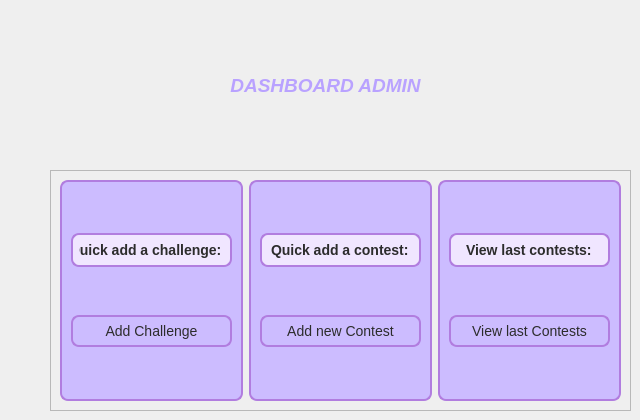
            <widget class="QWidget" name="DashboardAdmin">
             <widget class="QLabel" name="label_Dash">
              <property name="geometry">
               <rect>
                <x>200</x>
                <y>70</y>
                <width>251</width>
                <height>31</height>
               </rect>
              </property>
              <property name="font">
               <font>
                <pointsize>14</pointsize>
                <italic>true</italic>
                <bold>true</bold>
               </font>
              </property>
              <property name="styleSheet">
               <string notr="true">QLabel {
    color: rgb(185, 162, 255);  
    border-radius: 4px;
    padding: 4px 8px;
}</string>
              </property>
              <property name="text">
               <string>DASHBOARD ADMIN</string>
              </property>
              <property name="alignment">
               <set>Qt::AlignmentFlag::AlignCenter</set>
              </property>
             </widget>
             <widget class="QFrame" name="frame_20">
              <property name="geometry">
               <rect>
                <x>50</x>
                <y>170</y>
                <width>581</width>
                <height>241</height>
               </rect>
              </property>
              <property name="frameShape">
               <enum>QFrame::Shape::StyledPanel</enum>
              </property>
              <property name="frameShadow">
               <enum>QFrame::Shadow::Raised</enum>
              </property>
              <layout class="QHBoxLayout" name="horizontalLayout_2">
               <item>
                <widget class="QFrame" name="frame_7">
                 <property name="styleSheet">
                  <string notr="true">QFrame {
    background-color: rgb(204, 188, 255);
    border-radius: 8px;
    border: 2px solid #b17ddf;
}</string>
                 </property>
                 <property name="frameShape">
                  <enum>QFrame::Shape::StyledPanel</enum>
                 </property>
                 <property name="frameShadow">
                  <enum>QFrame::Shadow::Raised</enum>
                 </property>
                 <layout class="QVBoxLayout" name="verticalLayout_3">
                  <item>
                   <widget class="QLineEdit" name="lineEditAddCh2">
                    <property name="font">
                     <font>
                      <pointsize>-1</pointsize>
                      <bold>true</bold>
                     </font>
                    </property>
                    <property name="styleSheet">
                     <string notr="true">QLineEdit {
    background-color: rgb(240, 230, 255);        /* un mov pal, deschis */
    border: 2px solid #b17ddf;                   /* mov intens, ca la QFrame */
    border-radius: 8px;
    padding: 6px;
    color: #2c2c2c;                              /* text închis, lizibil */
    font-size: 14px;
}

QLineEdit:focus {
    border: 2px solid #8f44d4;                   /* evidențiere la focus */
    background-color: rgb(255, 245, 255);
}</string>
                    </property>
                    <property name="text">
                     <string>Quick add a challenge:</string>
                    </property>
                    <property name="alignment">
                     <set>Qt::AlignmentFlag::AlignCenter</set>
                    </property>
                    <property name="readOnly">
                     <bool>true</bool>
                    </property>
                   </widget>
                  </item>
                  <item>
                   <widget class="QPushButton" name="pushButtonAddCh">
                    <property name="styleSheet">
                     <string notr="true">QPushButton {
    background-color: rgb(204, 188, 255);      /* pastel mov deschis */
    border: 2px solid #b17ddf;                 /* mov intens */
    border-radius: 8px;
    padding: 6px 12px;
    color: #2c2c2c;                            /* text închis, lizibil */
    font-size: 14px;
}

QPushButton:hover {
    background-color: rgb(224, 208, 255);      /* mai luminos la hover */
    border: 2px solid #8f44d4;                 /* accent mai puternic */
}

QPushButton:pressed {
    background-color: rgb(190, 170, 240);      /* ușor mai închis la click */
    border: 2px solid #7a2ec8;
}</string>
                    </property>
                    <property name="text">
                     <string>Add Challenge</string>
                    </property>
                   </widget>
                  </item>
                 </layout>
                </widget>
               </item>
               <item>
                <widget class="QFrame" name="frame_8">
                 <property name="styleSheet">
                  <string notr="true">QFrame {
    background-color: rgb(204, 188, 255);
    border-radius: 8px;
    border: 2px solid #b17ddf;
}</string>
                 </property>
                 <property name="frameShape">
                  <enum>QFrame::Shape::StyledPanel</enum>
                 </property>
                 <property name="frameShadow">
                  <enum>QFrame::Shadow::Raised</enum>
                 </property>
                 <layout class="QVBoxLayout" name="verticalLayout_4">
                  <item>
                   <widget class="QLineEdit" name="lineEditQuickAddC">
                    <property name="font">
                     <font>
                      <pointsize>-1</pointsize>
                      <bold>true</bold>
                     </font>
                    </property>
                    <property name="styleSheet">
                     <string notr="true">QLineEdit {
    background-color: rgb(240, 230, 255);        /* un mov pal, deschis */
    border: 2px solid #b17ddf;                   /* mov intens, ca la QFrame */
    border-radius: 8px;
    padding: 6px;
    color: #2c2c2c;                              /* text închis, lizibil */
    font-size: 14px;
}

QLineEdit:focus {
    border: 2px solid #8f44d4;                   /* evidențiere la focus */
    background-color: rgb(255, 245, 255);
}</string>
                    </property>
                    <property name="text">
                     <string>Quick add a contest:</string>
                    </property>
                    <property name="alignment">
                     <set>Qt::AlignmentFlag::AlignCenter</set>
                    </property>
                    <property name="readOnly">
                     <bool>true</bool>
                    </property>
                   </widget>
                  </item>
                  <item>
                   <widget class="QPushButton" name="pushButtonQuickAddC">
                    <property name="styleSheet">
                     <string notr="true">QPushButton {
    background-color: rgb(204, 188, 255);      /* pastel mov deschis */
    border: 2px solid #b17ddf;                 /* mov intens */
    border-radius: 8px;
    padding: 6px 12px;
    color: #2c2c2c;                            /* text închis, lizibil */
    font-size: 14px;
}

QPushButton:hover {
    background-color: rgb(224, 208, 255);      /* mai luminos la hover */
    border: 2px solid #8f44d4;                 /* accent mai puternic */
}

QPushButton:pressed {
    background-color: rgb(190, 170, 240);      /* ușor mai închis la click */
    border: 2px solid #7a2ec8;
}</string>
                    </property>
                    <property name="text">
                     <string>Add new Contest</string>
                    </property>
                   </widget>
                  </item>
                 </layout>
                </widget>
               </item>
               <item>
                <widget class="QFrame" name="frame_9">
                 <property name="styleSheet">
                  <string notr="true">QFrame {
    background-color: rgb(204, 188, 255);
    border-radius: 8px;
    border: 2px solid #b17ddf;
}</string>
                 </property>
                 <property name="frameShape">
                  <enum>QFrame::Shape::StyledPanel</enum>
                 </property>
                 <property name="frameShadow">
                  <enum>QFrame::Shadow::Raised</enum>
                 </property>
                 <layout class="QVBoxLayout" name="verticalLayout_5">
                  <item>
                   <widget class="QLineEdit" name="lineEditViewLastC">
                    <property name="font">
                     <font>
                      <pointsize>-1</pointsize>
                      <bold>true</bold>
                     </font>
                    </property>
                    <property name="styleSheet">
                     <string notr="true">QLineEdit {
    background-color: rgb(240, 230, 255);        /* un mov pal, deschis */
    border: 2px solid #b17ddf;                   /* mov intens, ca la QFrame */
    border-radius: 8px;
    padding: 6px;
    color: #2c2c2c;                              /* text închis, lizibil */
    font-size: 14px;
}

QLineEdit:focus {
    border: 2px solid #8f44d4;                   /* evidențiere la focus */
    background-color: rgb(255, 245, 255);
}</string>
                    </property>
                    <property name="text">
                     <string>View last contests:</string>
                    </property>
                    <property name="alignment">
                     <set>Qt::AlignmentFlag::AlignCenter</set>
                    </property>
                    <property name="readOnly">
                     <bool>true</bool>
                    </property>
                   </widget>
                  </item>
                  <item>
                   <widget class="QPushButton" name="pushButtonViewLC">
                    <property name="styleSheet">
                     <string notr="true">QPushButton {
    background-color: rgb(204, 188, 255);      /* pastel mov deschis */
    border: 2px solid #b17ddf;                 /* mov intens */
    border-radius: 8px;
    padding: 6px 12px;
    color: #2c2c2c;                            /* text închis, lizibil */
    font-size: 14px;
}

QPushButton:hover {
    background-color: rgb(224, 208, 255);      /* mai luminos la hover */
    border: 2px solid #8f44d4;                 /* accent mai puternic */
}

QPushButton:pressed {
    background-color: rgb(190, 170, 240);      /* ușor mai închis la click */
    border: 2px solid #7a2ec8;
}</string>
                    </property>
                    <property name="text">
                     <string>View last Contests</string>
                    </property>
                   </widget>
                  </item>
                 </layout>
                </widget>
               </item>
              </layout>
             </widget>
            </widget>
